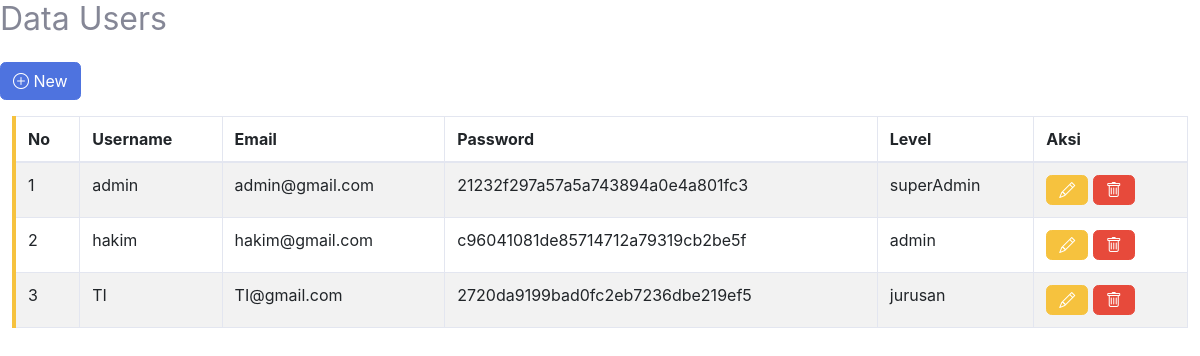
Screenshot of /superAdmin/users.php with the database file from the repository.
### tables this page shows
CREATE TABLE `tb_users` (
  `id` int NOT NULL,
  `username` varchar(20) NOT NULL,
  `email` varchar(25) NOT NULL,
  `password` text NOT NULL,
  `level` enum('superAdmin','admin','mitra','jurusan') DEFAULT NULL
);

### superAdmin/users.php (the view, shortened to what this page needs)
<link rel="stylesheet" href="https://cdn.jsdelivr.net/npm/bootstrap-icons@1.11.3/font/bootstrap-icons.min.css">
<link href="https://cdn.jsdelivr.net/npm/bootstrap@5.3.0/dist/css/bootstrap.min.css" rel="stylesheet">
<link href="css/sb-admin-2.min.css" rel="stylesheet">
<?php
    $aksi = isset($_GET["aksi"]) ? $_GET["aksi"] : 'list';
    switch ($aksi) :
        case 'list':
?>
<h2>Data Users</h2>
<a href="?page=tabelUsers&aksi=input" class="btn btn-primary mb-3 mt-3"><i class="bi bi-plus-circle"></i> New</a>
<div class="table-responsive col-12">
    <table id="tabel-users" class="table table-bordered table-striped border-left-warning">
        <thead>
            <tr>
                <th>No</th>
                <th>Username</th>
                <th>Email</th>
                <th>Password</th>
                <th>Level</th>
                <th>Aksi</th>
            </tr>
        </thead>
        <tbody>
            <?php
                include ("../sikermaPNP/koneksi.php");
                $ambil = mysqli_query($koneksi,"SELECT * FROM tb_users");
                $no = 1;
                while($data_users = mysqli_fetch_array($ambil)) {
            ?>
            <tr>
                <td><?= $no ?></td>
                <td><?= $data_users['username'] ?></td>
                <td><?= $data_users['email'] ?></td>
                <td><?= $data_users['password'] ?></td>
                <td><?= $data_users['level'] ?></td>
                <td class="text-nowrap">
                    <a href="?page=tabelUsers&aksi=edit&id_edit=<?= $data_users['id'] ?>" class="btn btn-warning"><i class="bi bi-pencil"></i></a>
                    <a href="/superAdmin/proses_users.php?proses=delete&id_hapus=<?= $data_users['id'] ?>"
                        class="btn btn-danger" onclick="return confirm('Yakin menghapus data?')"><i class="bi bi-trash"></i></a>
                </td>
            </tr>
            <?php
                $no++;
            }
            ?>
        </tbody>
    </table>
</div>
<?php
    break;
?>
<?php
    endswitch;
?>

### rows the page displays
tb_users: username "admin", email "admin@gmail.com", password "21232f297a57a5a743894a0e4a801fc3", level "superAdmin"
tb_users: username "hakim", email "hakim@gmail.com", password "c96041081de85714712a79319cb2be5f", level "admin"
tb_users: username "TI", email "TI@gmail.com", password "2720da9199bad0fc2eb7236dbe219ef5", level "jurusan"
